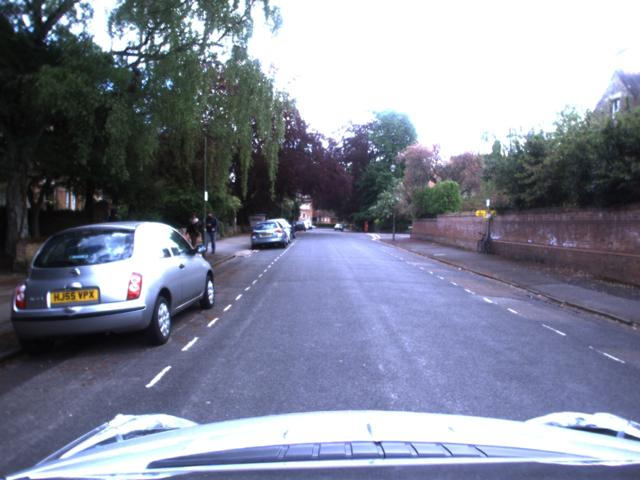
%> input picture test images/left/im_00.jpg, 640 x 480 px
$ octave fftTest.m   (GNU Octave 9; MATLAB toolbox functions it lacks are replaced by stand-ins)
%> lines starting %> are read from the running program, lines starting %| are printed output that depends on the picture; in (x1, y1, x2, y2) boxes, pixels count from 0 and x2, y2 are one past the last pixel; in counts of white or black regions, pixels touching at a corner belong together; the program's own positions count from 1
clear all;
close all;

left = rgb2gray(imread('test images/left/im_00.jpg'));
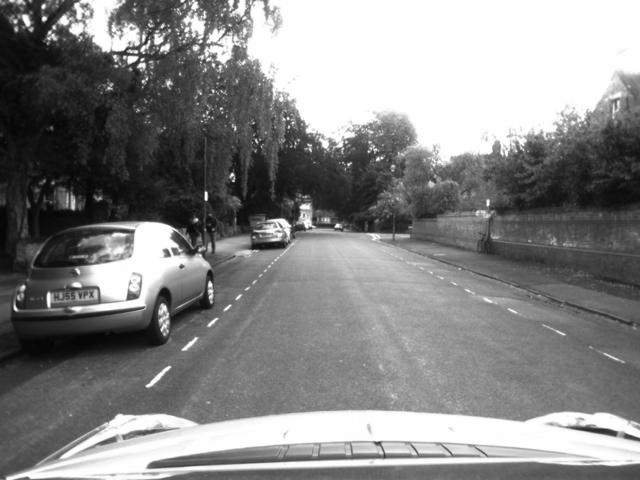
%> left: size 480x640 uint8; min 1, max 255, mean 134
right = rgb2gray(imread('test images/right/im_00.jpg'));
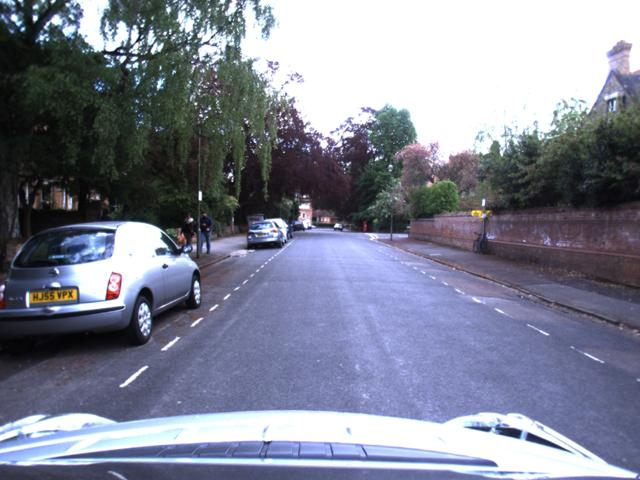
%> input picture test images/right/im_00.jpg, 640 x 480 px
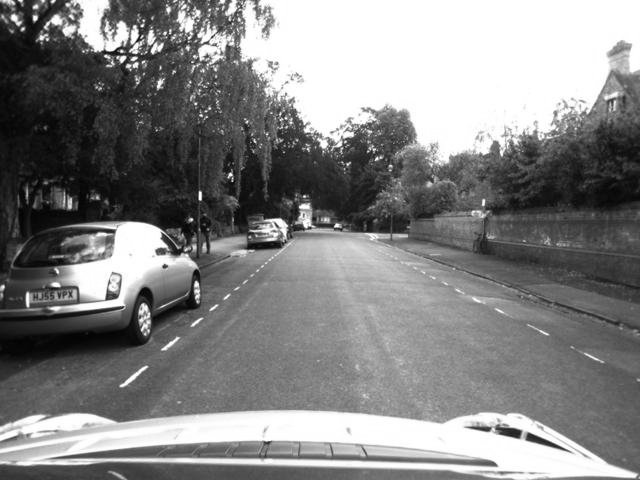
%> right: size 480x640 uint8; min 0, max 255, mean 131.4

left = im2double(left);
%> left: size 480x640 double
right = im2double(right);
%> right: size 480x640 double

figure;
imshow(left);
figure;
imshow(right);

l_fft_img = fft2(left);

figure;
imagesc(log(abs(fftshift(l_fft_img))));
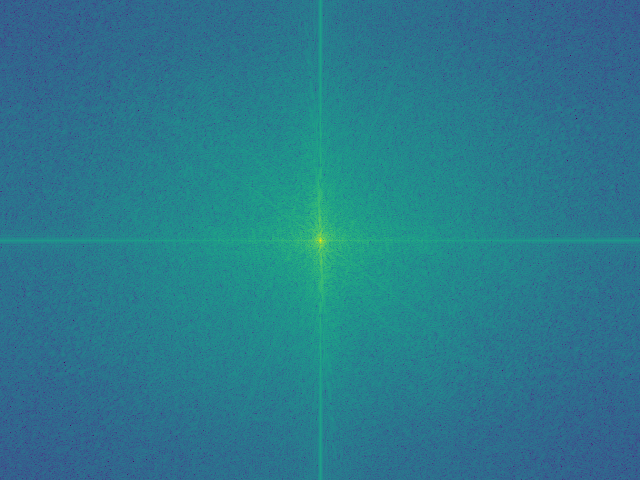
%> displayed picture: size 480x640x3, on the screen's scale of 0 to 255; mean R, G, B 41.8, 122.1, 141.1

fftmask = ones(size(l_fft_img));


xlow = size(l_fft_img,2)/2 - 1;
%> xlow = 319
xhigh = size(l_fft_img,2)/2 + 1;
%> xhigh = 321

ylow = size(l_fft_img,1)/2 - 1;
%> ylow = 239
yhigh = size(l_fft_img,1)/2 + 1;
%> yhigh = 241


% Removal of low frq
for x=xlow:xhigh
   for y = ylow:yhigh
       fftmask(y,x) = 0;
   end
end
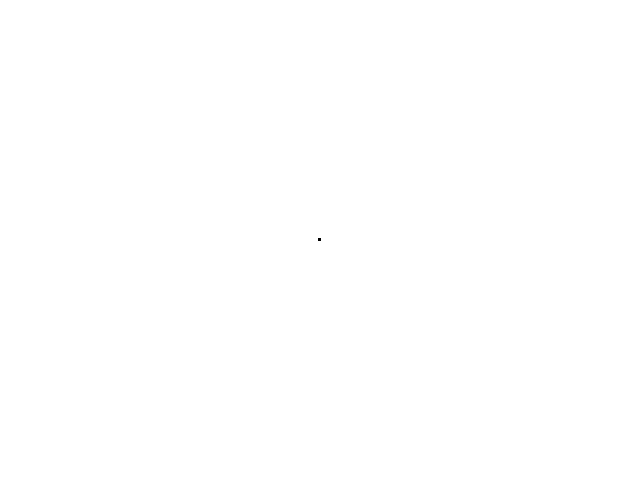
%> fftmask: size 480x640 double; values 0 (black) and 1 (white), 100% white; black in thin lines or dots, all inside (x1, y1, x2, y2) = (318, 238, 321, 241)

l_fft_img = fftshift(l_fft_img);

l_lpf_fft_img = l_fft_img .* fftmask;

l_lpf_fft_img = fftshift(l_lpf_fft_img);

figure;
imagesc(log(abs(fftshift(l_lpf_fft_img))));

figure;
imshow(real(ifft2(l_lpf_fft_img)));
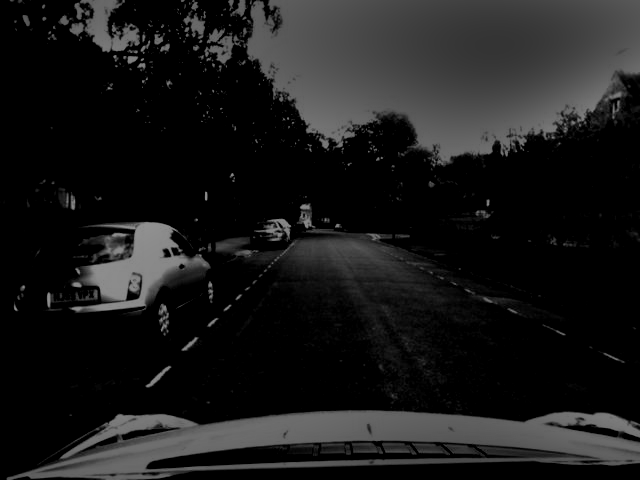
%> displayed picture: size 480x640, on the screen's scale of 0 to 255; min 0, max 146, mean 25.9
